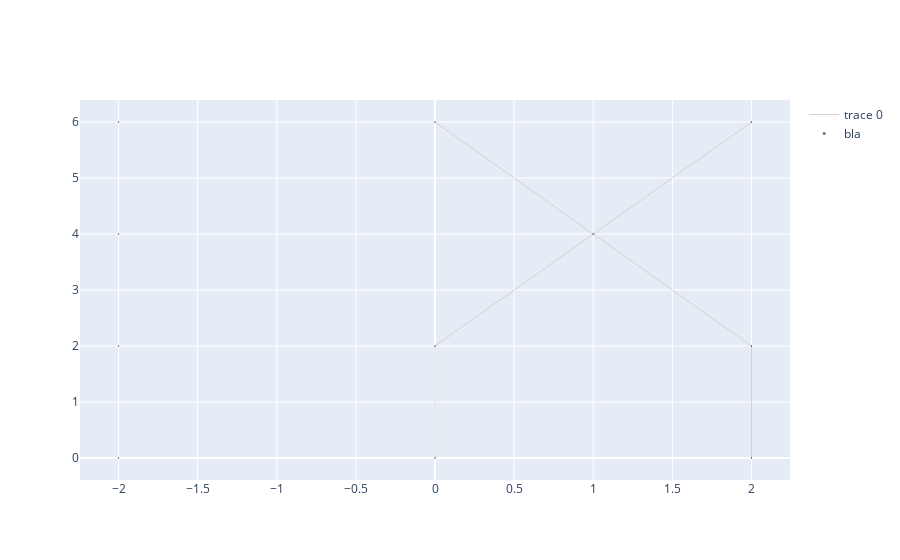

Here is the notebook cell this chart was saved with:
### Code cell
fig = go.Figure()
fig.add_trace(go.Scatter(x=Xe,
                   y=Ye,
                   mode='lines',
                   line=dict(color='rgb(210,210,210)', width=1),
                   hoverinfo='none'
                   ))
fig.add_trace(go.Scatter(y=Yn,
                  x=Xn,
                  mode='markers',
                  name='bla',
                  marker=dict(symbol='circle-dot',
                                size=0.0001,
                                color='#6175c1',    #'#DB4551',
                                line=dict(color='rgb(50,50,50)', width=1)
                                ),
                  text=labels,
                  hoverinfo='text',
                  opacity=0.8
                  ))
fig.show()

### Figure 1 — Plotly figure (JSON) as saved in the notebook; plotly's stock layout.template omitted (floating-point values rounded to 4 significant figures)
{"data": [{"hoverinfo": "none", "line": {"color": "rgb(210,210,210)", "width": 1}, "mode": "lines", "type": "scatter", "x": [1, 0, null, 1, 0, null, 0, 0, null, 1, 2, null, 1, 2, null, 2, 2, null], "y": [4, 6, null, 4, 2, null, 2, 0, null, 4, 6, null, 4, 2, null, 2, 0, null]}, {"hoverinfo": "text", "marker": {"color": "#6175c1", "line": {"color": "rgb(50,50,50)", "width": 1}, "size": 0.0001, "symbol": "circle-dot"}, "mode": "markers", "name": "bla", "opacity": 0.8, "text": ["Hypernyms ->", "Word ->", "Hyponyms ->", "Meronyms ->", "day", "eat", "evening", "sunday, morning, saturday", "hour", "night, rag, evening", "weekend, morning, evening"], "type": "scatter", "x": [-2, -2, -2, -2, 1, 0, 0, 0, 2, 2, 2], "y": [6, 4, 2, 0, 4, 6, 2, 0, 6, 2, 0]}], "layout": {}}
